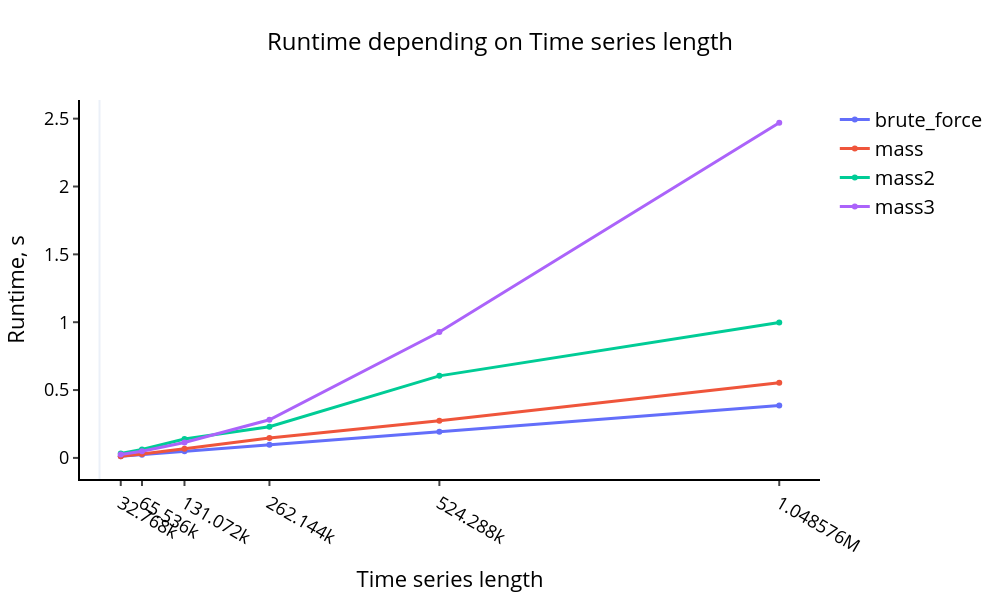

Here is the notebook cell this chart was saved with:
### Code cell
comparison_param = np.array(algorithms)
visualize_plot_times(mass_exp1_times, comparison_param, exp1_params)

### Figure 1 — Plotly figure (JSON) as saved in the notebook; plotly's stock layout.template omitted (floating-point values rounded to 4 significant figures)
{"data": [{"line": {"width": 3}, "name": "brute_force", "type": "scatter", "x": [32768, 65536, 131072, 262144, 524288, 1048576], "y": [0.01202, 0.02381, 0.04847, 0.09636, 0.1921, 0.3864]}, {"line": {"width": 3}, "name": "mass", "type": "scatter", "x": [32768, 65536, 131072, 262144, 524288, 1048576], "y": [0.01189, 0.02842, 0.0683, 0.1468, 0.2735, 0.5544]}, {"line": {"width": 3}, "name": "mass2", "type": "scatter", "x": [32768, 65536, 131072, 262144, 524288, 1048576], "y": [0.0331, 0.06258, 0.1394, 0.2303, 0.6046, 0.9975]}, {"line": {"width": 3}, "name": "mass3", "type": "scatter", "x": [32768, 65536, 131072, 262144, 524288, 1048576], "y": [0.0245, 0.04889, 0.1141, 0.2814, 0.9281, 2.47]}], "layout": {"font": {"color": "black"}, "height": 600, "legend": {"font": {"color": "black", "size": 20}}, "paper_bgcolor": "white", "plot_bgcolor": "white", "title": {"font": {"color": "black", "size": 24}, "text": "Runtime depending on Time series length", "x": 0.5, "xanchor": "center"}, "width": 1000, "xaxis": {"linecolor": "#000", "linewidth": 2, "showgrid": false, "tickfont": {"color": "black", "size": 18}, "ticks": "outside", "tickvals": [32768, 65536, 131072, 262144, 524288, 1048576], "tickwidth": 2, "title": {"font": {"color": "black", "size": 22}, "text": "Time series length"}}, "yaxis": {"linecolor": "#000", "linewidth": 2, "showgrid": false, "tickfont": {"color": "black", "size": 18}, "ticks": "outside", "tickwidth": 2, "title": {"font": {"color": "black", "size": 22}, "text": "Runtime, s"}, "zeroline": false}}}
